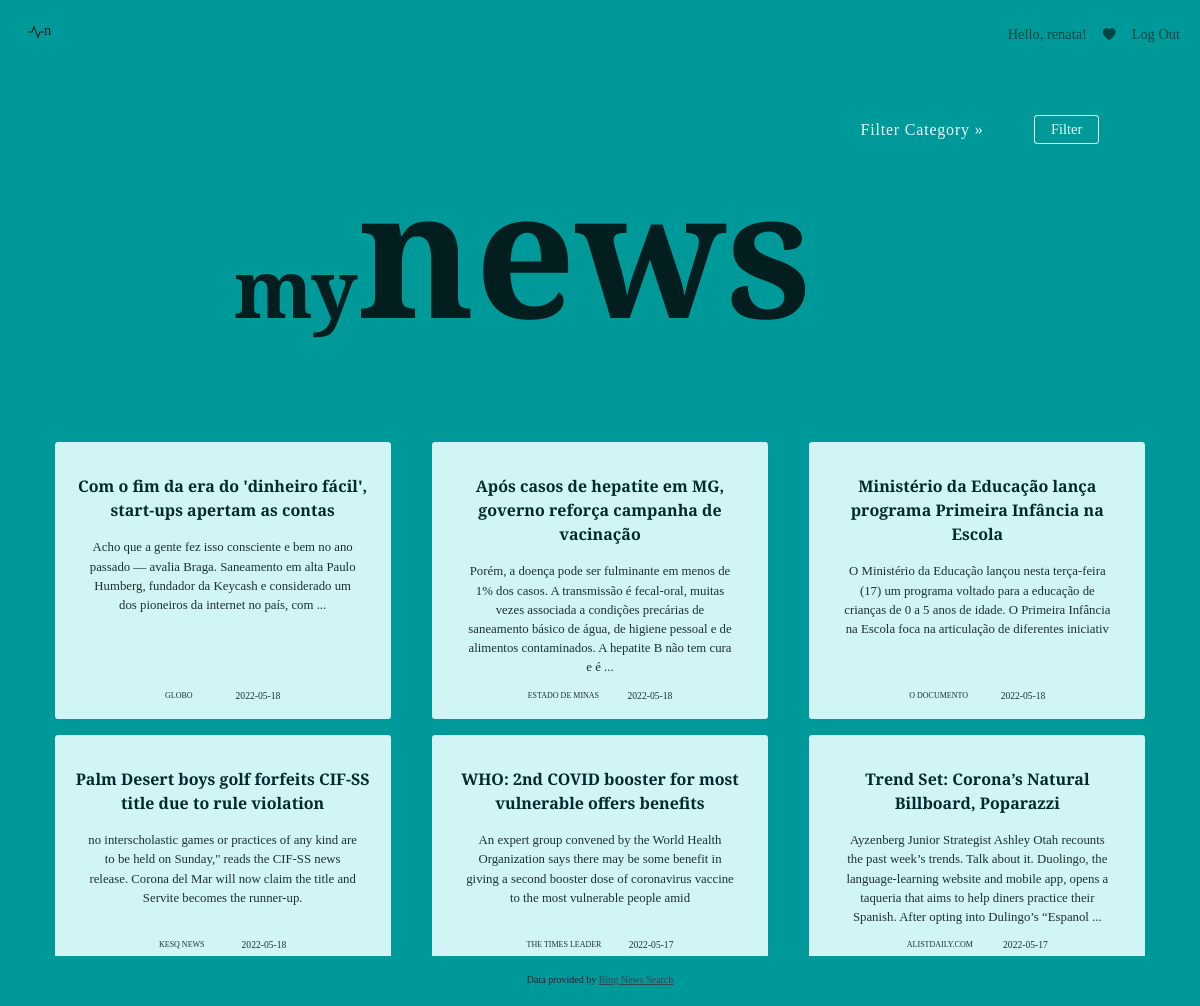
The page /mylist (signed in) on the database its author committed.
### tables this page shows
CREATE TABLE "user_news" (
	"id"	INTEGER NOT NULL UNIQUE,
	"user_id"	INTEGER NOT NULL,
	"category"	INTEGER,
	"name"	TEXT NOT NULL UNIQUE,
	"url"	TEXT,
	"description"	INTEGER NOT NULL,
	"provider"	TEXT,
	"date"	NUMERIC,
	FOREIGN KEY("user_id") REFERENCES "users",
	PRIMARY KEY("id" AUTOINCREMENT)
);

### app.py (the view)
@app.route("/mylist", methods=["GET", "POST"])
@login_required
def my_list():
	if request.method == "POST":
		if request.form.get("input_filter") == "filter":
			flash("Please select category!")
			return redirect("/mylist")
		else:
			filter_category = request.form.get("input_filter")
			print(filter_category)
			my_news_categories = db.execute("SELECT DISTINCT category FROM user_news WHERE user_id = ?", [session.get("user_id")])
			my_categories = my_news_categories.fetchall()
			my_category_filter = db.execute("SELECT * FROM user_news WHERE user_id = ? AND category = ?", [session.get("user_id"), filter_category])
			my_category = my_category_filter.fetchall()
		return render_template("my_list_filtered.html", my_categories=my_categories, my_category=my_category, filter_category=filter_category)
	else:
		user_list = db.execute("SELECT * FROM user_news WHERE user_id = ?", [session.get("user_id")])
		user_news = user_list.fetchall()
		my_category = db.execute("SELECT DISTINCT category FROM user_news WHERE user_id = ?", [session.get("user_id")])
		my_categories = my_category.fetchall()
		return render_template("my_list.html", user_news=user_news, my_categories=my_categories)

### app.py (called while the page is built)
@app.after_request
def after_request(response):
	response.headers["Cache-Control"] = "no-cache, no-store, must-revalidate"
	response.headers["Expires"] = 0
	response.headers["Pragma"] = "no-cache"
	return response

### helpers.py (called while the page is built)
def login_required(f):
	@wraps(f)
	def decorated_function(*args, **kwargs):
		if session.get("user_id") is None:
			return redirect("/login")
		return f(*args, **kwargs)
	return decorated_function

### templates/my_list.html (shortened to what this page needs)
{% extends "layout.html" %}
{% block section %}
    <div class="section">
        <div class="title">
            <p class="newstitle"><span id="title_my">my</span>news</p>
        </div>
        <form action="/mylist" method="post" class="filter_select" >
            <nav class="filter_param">
                <ul>
                    <li><a id="select_filter_category" href="#">Filter Category</a>
                    </li>
                </ul>
                <button class="btn btn-primary" id="submit" type="submit">Filter</button>
            </nav>
        </form>
    </div>
{% endblock %}
{% block results %}
    <form action="/mylist" method="get" class="my_list">
        <div class= "my_news_list">
        {% for new in user_news %}
            <section class="my_new_container">
                <a href="{{ new[4] }}">{{ new[3] }}</a>
                <p class="description">{{ new[5] }}</p>
                <div class="new_footer_f">
                    <p class="provider">{{ new[6]|upper }}</p>
                    <p class="date">{{ new[7][0:10] }}</p>
                </div>
            </section>
        {% endfor %}
        </div>
    </form>
{% endblock %}

### templates/layout.html (shortened to what this page needs)
<!DOCTYPE html>
<html lang="en">
    <head>
        <link href="https://cdn.jsdelivr.net/npm/bootstrap@5.1.3/dist/css/bootstrap.min.css"
 rel="stylesheet">
        <link href="/static/styles.css" rel="stylesheet">
        <link rel="stylesheet" href="https://cdn.jsdelivr.net/npm/bootstrap-icons@1.8.1/font/bootstrap-icons.css"/>
    </head>
    <body>
        <nav class="navbar navbar-expand-md navbar-light" id = "nav">
            <div class="container-fluid">
                <a class="nav-link" href="/"><span>n</span></a>
                <div class="collapse navbar-collapse" id="navbar">
                    {% if session["user_id"] %}
                        <ul class="navbar-nav ms-auto mt-2">
                            <li class="nav-item"><a class="nav-link" id="hello_user" href="#">Hello, {{ session["user_username"] }}!</li></a>
                            <li class="nav-item"><a class="nav-link" id="favorites" href="/mylist"><i class="bi bi-heart-fill"></i></li></a>
                            <li class="nav-item"><a class="nav-link" href="/logout">Log Out</a></li>
                        </ul>
                    {% else %}
                        <ul class="navbar-nav ms-auto mt-2">
                            <li class="nav-item"><a class="nav-link" href="/register">Register</a></li>
                            <li class="nav-item"><a class="nav-link" href="/login">Log In</a></li>
                        </ul>
                    {% endif %}
                </div>
            </div>
        </nav>
        <div class="container">
            <main>
                  {% block section %}{% endblock %}
                <section class="results">
                    {% block results %}{% endblock %}
                </section>
            </main>
        </div>
        <footer class="mb-5 text-center">
            Data provided by <a href="https://docs.microsoft.com/en-us/rest/api/cognitiveservices-bingsearch/bing-news-api-v7-reference">
                Bing News Search</a>
        </footer>
    </body>
</html>

### static/styles.css (style rules this page uses)
:root { --first_color: #e8ffff; --second_color: #021e1e; --third_color: #009999; --fourth_color: #314b4b; }
* { margin: 0; padding: 0; box-sizing: border-box; text-decoration: none; }
html { height: 100vh; scroll-behavior: smooth; }
.nav-link { color: var(--second_color); font-size: 0.9rem; }
#hello_user { cursor:default; }
i { font-size: 0.8rem; }
#nav { position: relative; font-size: 0.9rem; color: var(--second_color); }
body { height: 100vh; font-family: 'Vollkorn', serif; background-color: var(--third_color); }
main { overflow: auto; padding-bottom: 50px; }
.container { min-height: 100%; }
.section { position: absolute; display: flex; flex-direction: row; gap:9rem; }
.title span { text-align: center; color: var(--first_color); font-size: 1.8rem; }
.newstitle { margin-top: 3.5rem; font-size: 11rem; font-weight: bold; margin-left: 12rem; margin-bottom: 0; color: var(--second_color); }
#title_my { font-size: 5rem; color: var(--second_color); }
li > a:after { content: ' »'; }
li > a:only-child:after { content: ''; }
#submit { height: 1.8rem; font-size: 0.9rem; border-radius: 0.2rem; background-color: transparent; color: var(--first_color); border-color: var(--first_color); transition: 1s; padding: 0rem 1rem; }
.filter_select { position: absolute; margin-left: 49rem; margin-top: 2.5rem; }
.filter_param { background:var(--third_color); display: flex; align-items: center; justify-content: center; gap: 1rem; }
.filter_param ul { padding:0; width: 100%; list-style-type:none; text-align: center; font-size: 1rem; margin: 0; }
.filter_param ul li { position:relative; width: 100%; margin:0 1rem 0 0; display:inline-block; }
#select_filter_category { color: var(--first_color); width: 11rem; letter-spacing: 0.05rem; padding:1rem; display:inline-block; text-decoration:none; }
.description { font-size: 0.8rem; text-align: center; padding: 0 2rem; overflow: hidden; }
.provider { font-size: 0.5rem; }
.my_list { margin: 23rem 0 0 0; border-radius: 6px; }
.my_news_list { display: grid; grid-template-columns: repeat(auto-fit, minmax(20rem, 1fr)); gap: 1rem; }
.my_new_container { margin: 0.8rem; background-color: var(--first_color); opacity: 90%; border-radius: 0.2rem; display: flex; flex-direction: column; align-items: center; position: relative; height: 100%; }
.my_new_container a { text-decoration: none; color: var(--second_color); font-weight: bold; cursor: pointer; text-align: center; padding: 2rem 1rem 1rem 1rem; }
.new_footer_f { width: 60%; display: flex; font-size: 0.6rem; position: absolute; bottom: 0; align-items: center; justify-content:space-evenly; font-weight: 100; }
footer { font-size: x-small; position: relative; height:50px; clear: both; margin-top: -50px; background-color: var(--third_color); padding-top: 1rem; }
footer a { color: var(--fourth_color); }

### rows shown on the page
user_news: name "Com o fim da era do 'dinheiro fácil', start-ups apertam as contas", description "Acho que a gente fez isso consciente e bem no ano passado — avalia Braga. Saneamento em alta Paulo Humberg, fundador da Keycash e considerado um dos pioneiros da internet no país, com ...", provider "GLOBO", date "2022-05-18"
user_news: name "Após casos de hepatite em MG, governo reforça campanha de vacinação", description "Porém, a doença pode ser fulminante em menos de 1% dos casos. A transmissão é fecal-oral, muitas vezes associada a condições precárias de saneamento básico de água, de higiene pessoal e de alimentos contaminados. A hepatite B não tem cura e é ...", provider "ESTADO DE MINAS", date "2022-05-18"
user_news: name "Ministério da Educação lança programa Primeira Infância na Escola", description "O Ministério da Educação lançou nesta terça-feira (17) um programa voltado para a educação de crianças de 0 a 5 anos de idade. O Primeira Infância na Escola foca na articulação de diferentes iniciativ", provider "O DOCUMENTO", date "2022-05-18"
user_news: name "Palm Desert boys golf forfeits CIF-SS title due to rule violation", description "no interscholastic games or practices of any kind are to be held on Sunday,\" reads the CIF-SS news release. Corona del Mar will now claim the title and Servite becomes the runner-up.", provider "KESQ NEWS", date "2022-05-18"
user_news: name "WHO: 2nd COVID booster for most vulnerable offers benefits", description "An expert group convened by the World Health Organization says there may be some benefit in giving a second booster dose of coronavirus vaccine to the most vulnerable people amid", provider "THE TIMES LEADER", date "2022-05-17"
user_news: name "Trend Set: Corona’s Natural Billboard, Poparazzi", description "Ayzenberg Junior Strategist Ashley Otah recounts the past week’s trends. Talk about it. Duolingo, the language-learning website and mobile app, opens a taqueria that aims to help diners practice their Spanish. After opting into Dulingo’s “Espanol ...", provider "ALISTDAILY.COM", date "2022-05-17"

### other values the page prints
{{ session["user_username"] }} "renata"
